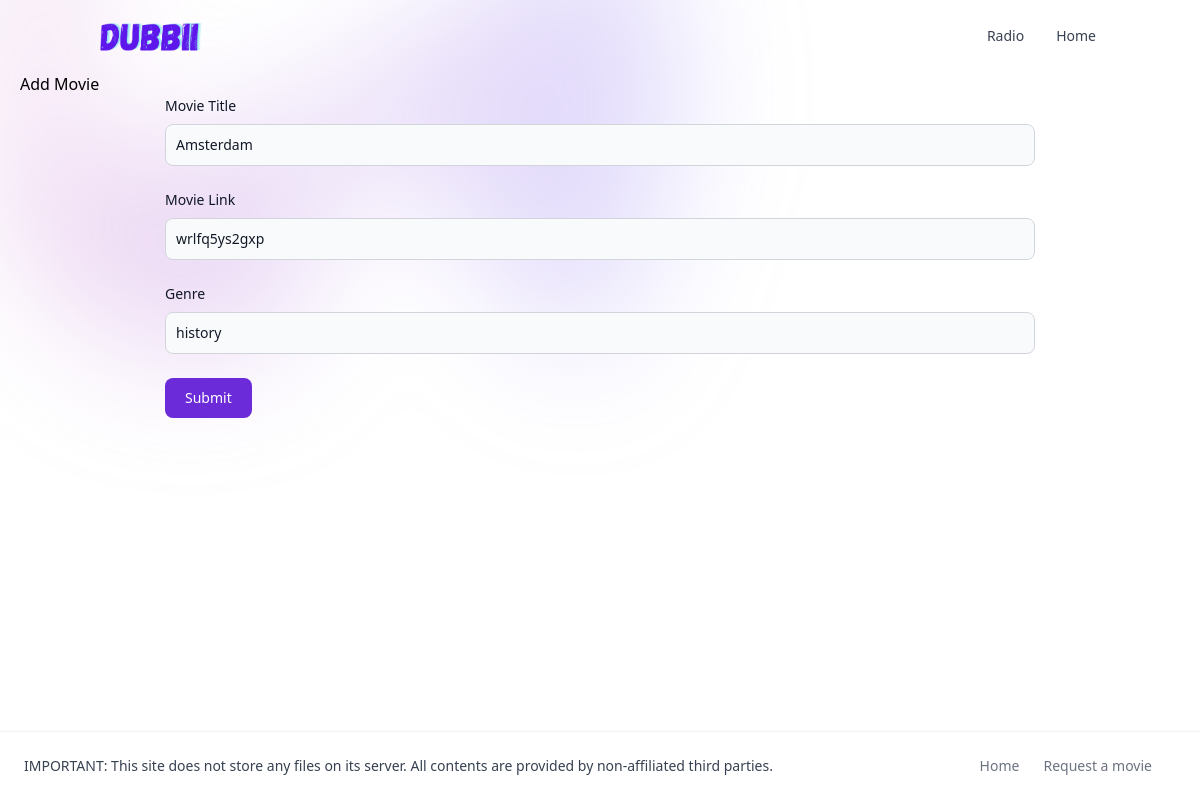
/movies/2/edit, run on an earlier commit of the app's database.
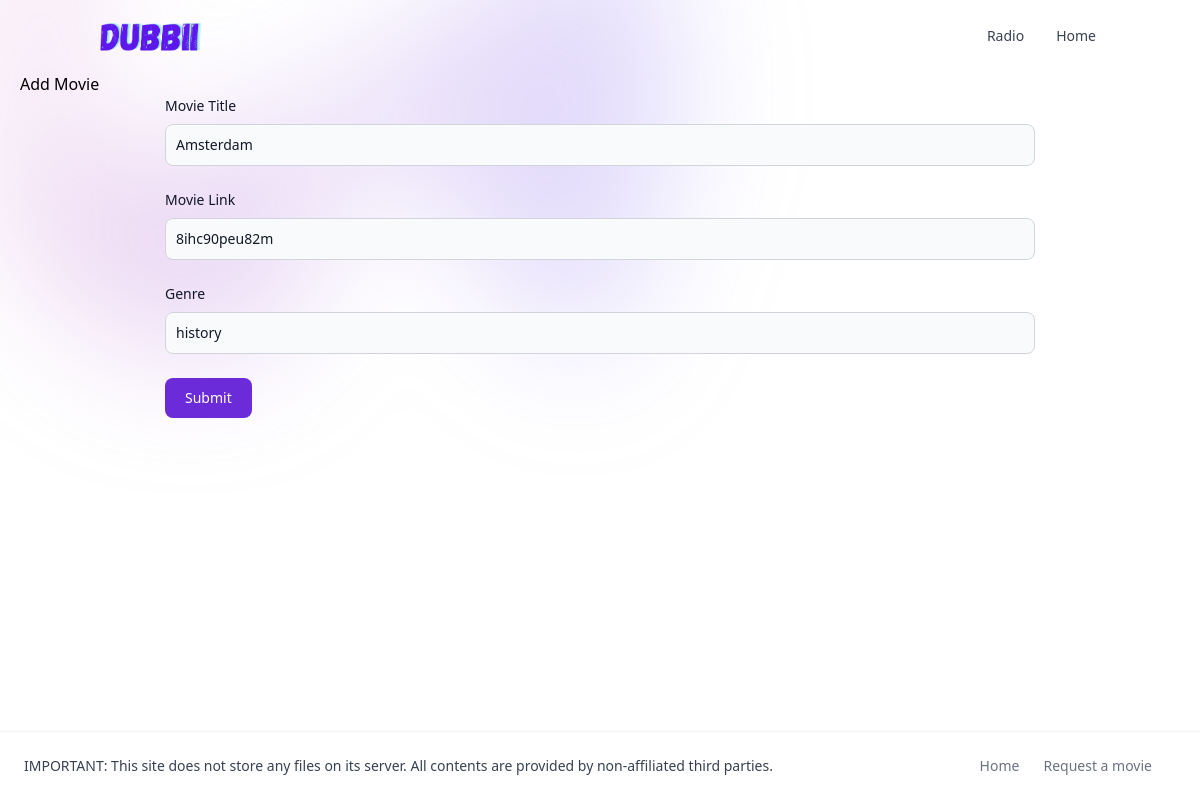
And on a later commit of the database.
### tables this page shows
CREATE TABLE movies (
    id INTEGER PRIMARY KEY AUTOINCREMENT,
    created TIMESTAMP NOT NULL DEFAULT CURRENT_TIMESTAMP,
    title TEXT NOT NULL,
    link TEXT NOT NULL,
    quality TEXT NOT NULL,
    genre TEXT NOT NULL
);

### app.py (the view, shortened to what this page needs)
@app.route('/movies/<int:id>/edit', methods=['POST', 'GET'])
def edit(id):
    movie = get_movie(id)
    return render_template('edit.html', movie=movie)

### app.py (called while the page is built)
def get_db_connection():
    conn = sqlite3.connect("database.sqlite")
    conn.row_factory = sqlite3.Row
    return conn

def get_movie(movie_id):
    conn = get_db_connection()
    movie = conn.execute("SELECT * FROM movies WHERE id = ?",
                         (movie_id,)).fetchone()
    conn.close()
    if movie is None:
        abort(404)
    return movie

### templates/edit.html
{% extends 'base.html' %}
{% block content %}
<h1>{% block title %} Add Movie {% endblock %}</h1>
<form method="post" class="w-3/4 mx-auto">
  <div class="mb-6">
    <label for="title" class="block mb-2 text-sm font-medium text-gray-900 dark:text-white">Movie Title</label>
    <input type="text" id="title" name="title" value="{{ request.form['title'] or movie['title'] }}"
      class="bg-gray-50 border border-gray-300 text-gray-900 text-sm rounded-lg focus:ring-purple-500 focus:border-purple-500 block w-full p-2.5 dark:bg-gray-700 dark:border-gray-600 dark:placeholder-gray-400 dark:text-white dark:focus:ring-purple-500 dark:focus:border-purple-500"
      placeholder="Black Panther" required>
  </div>
  <div class="mb-6">
    <label for="link" class="block mb-2 text-sm font-medium text-gray-900 dark:text-white">Movie Link</label>
    <input type="text" id="link" name="link" value="{{ request.form['link'] or movie['link'] }}"
      class="bg-gray-50 border border-gray-300 text-gray-900 text-sm rounded-lg focus:ring-purple-500 focus:border-purple-500 block w-full p-2.5 dark:bg-gray-700 dark:border-gray-600 dark:placeholder-gray-400 dark:text-white dark:focus:ring-purple-500 dark:focus:border-purple-500"
      required>
  </div>
  <div class="mb-6">
    <label for="genre" class="block mb-2 text-sm font-medium text-gray-900 dark:text-white">Genre</label>
    <input type="text" id="genre" name="genre" value="{{ request.form['genre'] or movie['genre'] }}"
      class="bg-gray-50 border border-gray-300 text-gray-900 text-sm rounded-lg focus:ring-purple-500 focus:border-purple-500 block w-full p-2.5 dark:bg-gray-700 dark:border-gray-600 dark:placeholder-gray-400 dark:text-white dark:focus:ring-purple-500 dark:focus:border-purple-500"
      required>
  </div>
  <button type="submit"
    class="text-white bg-purple-700 hover:bg-purple-800 focus:ring-4 focus:outline-none focus:ring-purple-300 font-medium rounded-lg text-sm w-full sm:w-auto px-5 py-2.5 text-center dark:bg-purple-600 dark:hover:bg-purple-700 dark:focus:ring-purple-800">Submit</button>
</form>
{% endblock %}

What changed in the data, as far as the page shows it:
changed movies "Amsterdam": link "wrlfq5ys2gxp" → "8ihc90peu82m"
